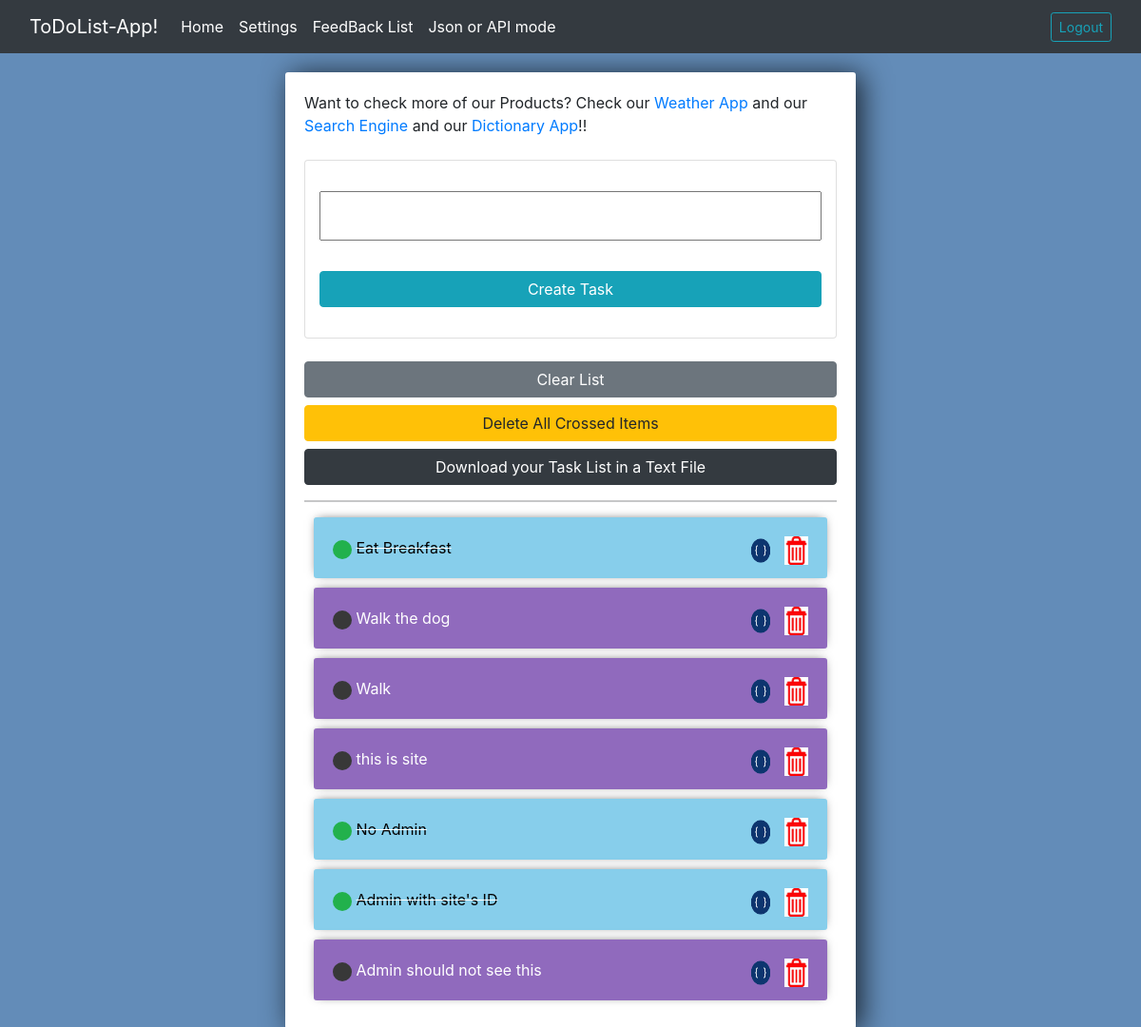
Screenshot of / (signed in) with the database file from the repository.
### Task/models.py (models this page shows, shortened)
class TaskModel(models.Model):
	id = models.BigAutoField(primary_key=True)
	user = models.ForeignKey(User, on_delete=models.CASCADE)
	title = models.CharField(max_length=200)
	complete = models.BooleanField(default=False)

### Task/views.py (the view)
# urls.py: path('', views.TaskList, name='index'),
@login_required
def TaskList(request):
	object_list = TaskModel.objects.filter(user=request.user.id)
	form = TaskForm(request.POST or None)
	if request.method == 'POST':
		if form.is_valid():
			form.save()
		return redirect('index')
	return render(request, 'task/index.html', {'object_list': object_list, 'form': form})

### Task/forms.py
class TaskForm(forms.ModelForm):
	class Meta:
		model = TaskModel
		fields = ('user', 'title',)
		widgets = {
			'user': forms.TextInput(attrs={'value': '', 'id': 'userid', 'type': 'hidden'}),
			'title': forms.TextInput(attrs={})
		}
		labels = {
			'title': ''
		}

### Task/templates/task/index.html (shortened to what this page needs)
{% extends 'base.html' %}
{% load static %}
{% block content %}
<div class="center-column">
Want to check more of our Products? Check our <a href="https://opensourceweather.herokuapp.com"> Weather App</a> and our <a href="https://typeandenter.herokuapp.com">Search Engine</a> and our <a href="https://opensourcedictionary.herokuapp.com"> Dictionary App</a>!!
<br><br>
<form method="POST" action="">
	<div class="card">
		<br><div class="container">
	{{ form.as_p }}
	<input type="submit" value="Create Task" class="btn btn-info">
	</div><br>
</div><br>
	<div class="d-grid gap-2">
	<a href="{% url 'ClearList' %}" class="btn btn-secondary">Clear List</a>
	<a href="{% url 'delete_all_crossed_items' %}" class="btn btn-warning">Delete All Crossed Items</a>
	<a href="{% url 'generate_text_file' %}" class="btn btn-dark">Download your Task List in a Text File</a>
	</div>
</form>
<hr>
{% for item in object_list %}
{% if item.complete %}
	<div class="updated-item-row">
<a href="{% url 'uncross' item.id %}"><img src="{% static 'images/cross.ico' %}" class="rounded-circle" height="20" width="20"></a>
<a href="{% url 'delete' item.id %}"><img src="{% static 'images/original.ico' %}" class="float-end" height="30" width="25"></a>
<a href="{% url 'api-ind' item.id %}"><img src="{% static 'images/api.png' %}" class="float-end" height="30" width="50"></a>
<strike><font color="black">{{ item.title }}</font></strike>
</div>
{% else %}
<div class="item-row">
<a href="{% url 'cross' item.id %}"><img src="{% static '/images/uncheck.ico' %}" class="rounded-circle" height="20" width="20"></a>
<a href="{% url 'delete' item.id %}"><img src="{% static 'images/original.ico' %}" class="float-end" height="30" width="25"></a>
<a href="{% url 'api-ind' item.id %}"><img src="{% static 'images/api_dark.png' %}" class="float-end" height="30" width="50"></a>
{{ item.title }}
</div>
{% endif %}
{% endfor %}
{% endblock %}

### Task/templates/base.html (style rules this page uses)
body { background-color: #638CB8; }
input { width: 100%; padding: 12px 20px; margin: 8px 0; box-sizing: border-box; }
input::placeholder { color: #d3d3d3; }
.center-column { width:600px; margin: 20px auto; padding:20px; background-color: #fff; border-radius: 3px; box-shadow: 6px 2px 30px 0px rgba(0,0,0,0.75); }
.item-row { background-color: #906abd; margin: 10px; padding: 20px; border-radius: 3px; color: #fff; font-size: 16px; box-shadow: 0px -1px 10px -4px rgba(0,0,0,0.75); }
.updated-item-row { background-color: #87CEEB; margin: 10px; padding: 20px; border-radius: 3px; color: #fff; font-size: 16px; box-shadow: 0px -1px 10px -4px rgba(0,0,0,0.75); }

### rows the page displays
TaskModel: complete True (drawn), title "Eat Breakfast"
TaskModel: complete False (drawn), title "Walk the dog"
TaskModel: complete False (drawn), title "Walk"
TaskModel: complete False (drawn), title "this is site"
TaskModel: complete True (drawn), title "No Admin"
TaskModel: complete True (drawn), title "Admin with site's ID"
TaskModel: complete False (drawn), title "Admin should not see this"
